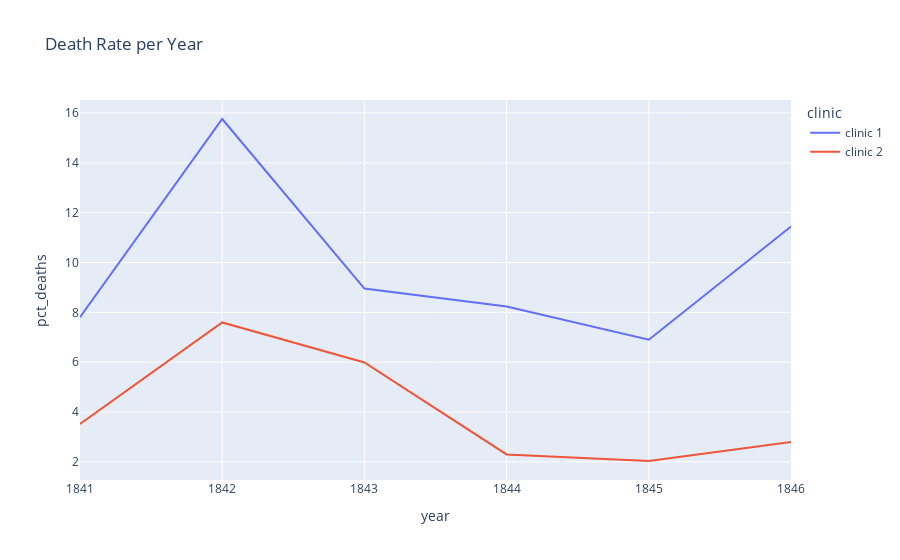

Here is the notebook cell this chart was saved with:
### Markdown cell above
### Plotting the Proportion of Yearly Deaths by Clinic

### Code cell
# construct death rate data from annual data
annual_drate_clinic1 = px.line(
    data_frame=df_yearly,
    x='year',
    y='pct_deaths',
    color='clinic',
    title='Death Rate per Year'
)

annual_drate_clinic1.show()

### Figure 1 — Plotly figure (JSON) as saved in the notebook; plotly's stock layout.template omitted (floating-point values rounded to 4 significant figures)
{"data": [{"hovertemplate": "clinic=clinic 1<br>year=%{x}<br>pct_deaths=%{y}<extra></extra>", "legendgroup": "clinic 1", "line": {"color": "#636efa", "dash": "solid"}, "marker": {"symbol": "circle"}, "mode": "lines", "name": "clinic 1", "orientation": "v", "showlegend": true, "type": "scatter", "x": [1841, 1842, 1843, 1844, 1845, 1846], "xaxis": "x", "y": [7.806, 15.76, 8.954, 8.236, 6.901, 11.45], "yaxis": "y"}, {"hovertemplate": "clinic=clinic 2<br>year=%{x}<br>pct_deaths=%{y}<extra></extra>", "legendgroup": "clinic 2", "line": {"color": "#EF553B", "dash": "solid"}, "marker": {"symbol": "circle"}, "mode": "lines", "name": "clinic 2", "orientation": "v", "showlegend": true, "type": "scatter", "x": [1841, 1842, 1843, 1844, 1845, 1846], "xaxis": "x", "y": [3.522, 7.597, 5.988, 2.3, 2.036, 2.797], "yaxis": "y"}], "layout": {"legend": {"title": {"text": "clinic"}, "tracegroupgap": 0}, "title": {"text": "Death Rate per Year"}, "xaxis": {"anchor": "y", "domain": [0, 1], "title": {"text": "year"}}, "yaxis": {"anchor": "x", "domain": [0, 1], "title": {"text": "pct_deaths"}}}}
